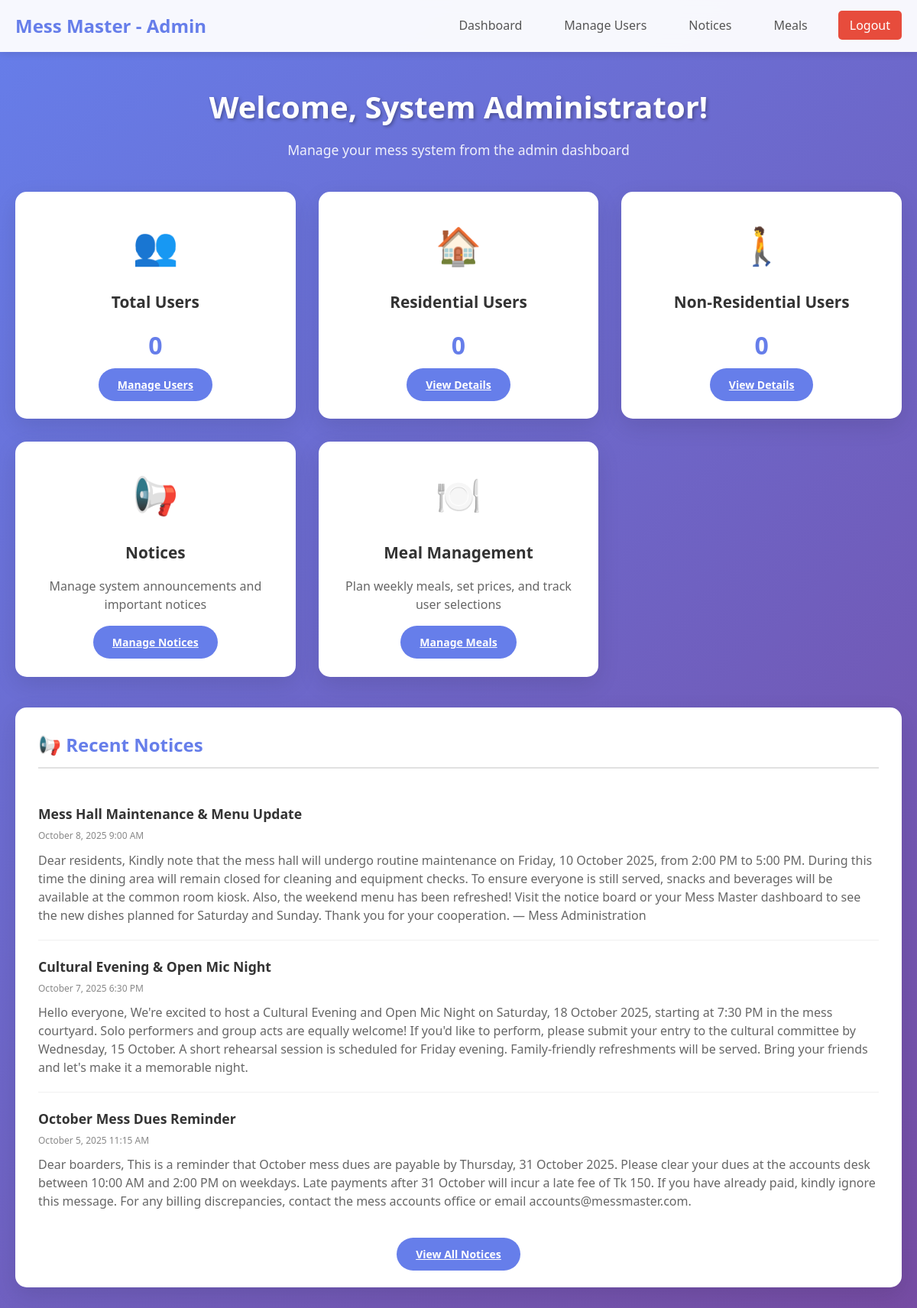
The app's page /admin_dashboard.php (signed in) with its own data.
### tables this page shows
CREATE TABLE notices (
    id INT AUTO_INCREMENT PRIMARY KEY,
    title VARCHAR(200) NOT NULL,
    description TEXT,
    created_at TIMESTAMP DEFAULT CURRENT_TIMESTAMP
);

### admin_dashboard.php (the view, shortened to what this page needs)
<?php
include 'config.php';
$totalUsers = $conn->query("SELECT COUNT(*) AS c FROM users")->fetch_assoc()['c'];
$resUsers = $conn->query("SELECT COUNT(*) AS c FROM users WHERE type='Residential'")->fetch_assoc()['c'];
$nonResUsers = $conn->query("SELECT COUNT(*) AS c FROM users WHERE type='Non-Residential'")->fetch_assoc()['c'];
$notices = $conn->query("SELECT * FROM notices ORDER BY created_at DESC LIMIT 5");
$adminName = $_SESSION['name'] ?? $_SESSION['username'];
?>
<!DOCTYPE html>
<html lang="en">
<head>
    <link rel="stylesheet" href="style.css">
</head>
<body>
    <nav class="navbar">
        <div class="nav-container">
            <h2 class="nav-title">Mess Master - Admin</h2>
            <ul class="nav-links">
                <li><a href="admin_dashboard.php">Dashboard</a></li>
                <li><a href="admin_manage_users.php">Manage Users</a></li>
                <li><a href="admin_notices.php">Notices</a></li>
                <li><a href="admin_meals.php">Meals</a></li>
                <li><a href="logout.php" class="logout-link">Logout</a></li>
            </ul>
        </div>
    </nav>
    <div class="dashboard-container">
        <div class="welcome-section">
            <h1>Welcome, <?php echo htmlspecialchars($adminName); ?>!</h1>
            <p>Manage your mess system from the admin dashboard</p>
        </div>
        <div class="dashboard-grid">
            <div class="dashboard-card">
                <div class="card-icon">👥</div>
                <h3>Total Users</h3>
                <p style="font-size: 2rem; font-weight: bold; color: #667eea; margin: 15px 0;"><?= $totalUsers ?></p>
                <a href="admin_manage_users.php" class="view-details-btn">Manage Users</a>
            </div>
            <div class="dashboard-card">
                <div class="card-icon">🏠</div>
                <h3>Residential Users</h3>
                <p style="font-size: 2rem; font-weight: bold; color: #667eea; margin: 15px 0;"><?= $resUsers ?></p>
                <a href="admin_manage_users.php" class="view-details-btn">View Details</a>
            </div>
            <div class="dashboard-card">
                <div class="card-icon">🚶</div>
                <h3>Non-Residential Users</h3>
                <p style="font-size: 2rem; font-weight: bold; color: #667eea; margin: 15px 0;"><?= $nonResUsers ?></p>
                <a href="admin_manage_users.php" class="view-details-btn">View Details</a>
            </div>
            <div class="dashboard-card">
                <div class="card-icon">📢</div>
                <h3>Notices</h3>
                <p>Manage system announcements and important notices</p>
                <a href="admin_notices.php" class="view-details-btn">Manage Notices</a>
            </div>
            <div class="dashboard-card">
                <div class="card-icon">🍽️</div>
                <h3>Meal Management</h3>
                <p>Plan weekly meals, set prices, and track user selections</p>
                <a href="admin_meals.php" class="view-details-btn">Manage Meals</a>
            </div>
        </div>
        <?php if ($notices->num_rows > 0): ?>
        <div class="details-section">
            <h2>📢 Recent Notices</h2>
            <div class="details-content">
                <?php while($n = $notices->fetch_assoc()): ?>
                <div class="notice-item">
                    <div class="notice-title"><?= htmlspecialchars($n['title']) ?></div>
                    <div class="notice-date"><?= date('F j, Y g:i A', strtotime($n['created_at'])) ?></div>
                    <div class="notice-content"><?= htmlspecialchars($n['description']) ?></div>
                </div>
                <?php endwhile; ?>
            </div>
            <div style="text-align: center;">
                <a href="admin_notices.php" class="view-details-btn">View All Notices</a>
            </div>
        </div>
        <?php endif; ?>
    </div>
</body>
</html>

### style.css (style rules this page uses)
* { margin: 0; padding: 0; box-sizing: border-box; }
body { font-family: 'Segoe UI', Tahoma, Geneva, Verdana, sans-serif; line-height: 1.6; color: #333; background: linear-gradient(135deg, #667eea 0%, #764ba2 100%); min-height: 100vh; }
.navbar { background: rgba(255, 255, 255, 0.95); backdrop-filter: blur(10px); padding: 15px 0; box-shadow: 0 2px 10px rgba(0, 0, 0, 0.1); position: sticky; top: 0; z-index: 100; }
.nav-container { max-width: 1200px; margin: 0 auto; padding: 0 20px; display: flex; justify-content: space-between; align-items: center; }
.nav-title { color: #667eea; font-size: 1.5rem; font-weight: 700; }
.nav-links { display: flex; list-style: none; gap: 25px; }
.nav-links a { text-decoration: none; color: #555; font-weight: 500; padding: 8px 15px; border-radius: 5px; transition: all 0.3s ease; }
.logout-link { background: #e74c3c !important; color: white !important; }
.dashboard-container { max-width: 1200px; margin: 0 auto; padding: 40px 20px; }
.welcome-section { text-align: center; margin-bottom: 40px; color: white; }
.welcome-section h1 { font-size: 2.5rem; margin-bottom: 10px; text-shadow: 2px 2px 4px rgba(0, 0, 0, 0.3); }
.welcome-section p { font-size: 1.1rem; opacity: 0.9; }
.dashboard-grid { display: grid; grid-template-columns: repeat(auto-fit, minmax(300px, 1fr)); gap: 30px; margin-bottom: 40px; }
.dashboard-card { background: white; padding: 30px; border-radius: 15px; box-shadow: 0 10px 30px rgba(0, 0, 0, 0.1); text-align: center; transition: transform 0.3s ease, box-shadow 0.3s ease; border: 2px solid transparent; }
.card-icon { font-size: 3rem; margin-bottom: 20px; display: block; }
.dashboard-card h3 { color: #333; margin-bottom: 15px; font-size: 1.3rem; }
.dashboard-card p { color: #666; margin-bottom: 25px; line-height: 1.5; }
.view-details-btn { background: #667eea; color: white; border: none; padding: 12px 25px; border-radius: 25px; font-weight: 600; cursor: pointer; transition: all 0.3s ease; font-size: 14px; }
.details-section { background: white; padding: 30px; border-radius: 15px; box-shadow: 0 10px 30px rgba(0, 0, 0, 0.1); margin: 30px 0; animation: fadeInUp 0.5s ease-out; }
.details-section h2 { color: #667eea; margin-bottom: 25px; font-size: 1.5rem; border-bottom: 2px solid #e1e1e1; padding-bottom: 10px; }
.details-content { margin-bottom: 25px; }
.notice-item { padding: 20px 0; border-bottom: 1px solid #f0f0f0; }
.notice-item:last-child { border-bottom: none; }
.notice-title { font-weight: 600; color: #333; margin-bottom: 5px; font-size: 1.1rem; }
.notice-date { font-size: 12px; color: #888; margin-bottom: 10px; }
.notice-content { color: #666; line-height: 1.5; }

### records on screen
notices: title "Mess Hall Maintenance & Menu Update", created_at "October 8, 2025 9:00 AM", description "Dear residents, Kindly note that the mess hall will undergo routine maintenance on Friday, 10 October 2025, from 2:00 PM to 5:00 PM. During this time the dining area will remain closed for cleaning and equipment checks. To ensure everyone is still served, snacks and beverages will be available at the common room kiosk. Also, the weekend menu has been refreshed! Visit the notice board or your Mess Master dashboard to see the new dishes planned for Saturday and Sunday. Thank you for your cooperation. — Mess Administration"
notices: title "Cultural Evening & Open Mic Night", created_at "October 7, 2025 6:30 PM", description "Hello everyone, We're excited to host a Cultural Evening and Open Mic Night on Saturday, 18 October 2025, starting at 7:30 PM in the mess courtyard. Solo performers and group acts are equally welcome! If you'd like to perform, please submit your entry to the cultural committee by Wednesday, 15 October. A short rehearsal session is scheduled for Friday evening. Family-friendly refreshments will be served. Bring your friends and let's make it a memorable night."
notices: title "October Mess Dues Reminder", created_at "October 5, 2025 11:15 AM", description "Dear boarders, This is a reminder that October mess dues are payable by Thursday, 31 October 2025. Please clear your dues at the accounts desk between 10:00 AM and 2:00 PM on weekdays. Late payments after 31 October will incur a late fee of Tk 150. If you have already paid, kindly ignore this message. For any billing discrepancies, contact the mess accounts office or email accounts@messmaster.com."

### other values on screen
$adminName "System Administrator"
$totalUsers "0"
$resUsers "0"
$nonResUsers "0"
